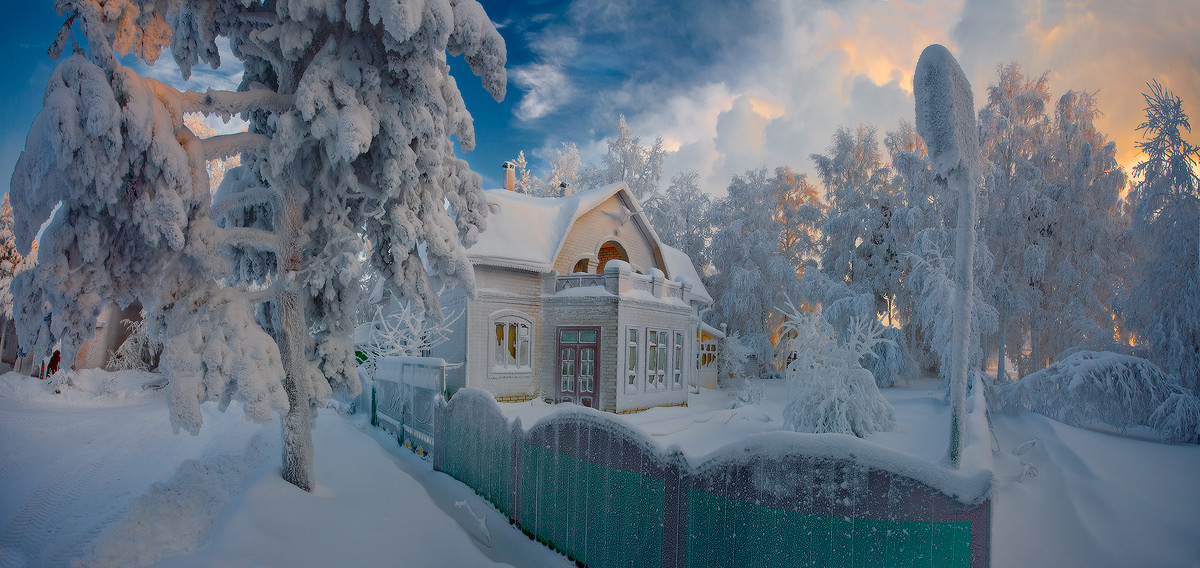
#> input picture prakt8/image.jpg, 1200 x 568 px
$ python run.py
#> lines starting #> are read from the running program, lines starting #| are printed output that depends on the picture
#!/usr/bin/env python
# -*- coding: utf-8 -*-

from PIL import Image
import numpy as np
from sklearn import linear_model
import matplotlib.pyplot as plt

# Открытие изображения и преобразование его в массив NumPy
im = Image.open('image.jpg')  # Укажите путь к изображению
#> im is the input picture: PIL image 1200x568 RGB; mean R, G, B 101.8, 114.2, 126.7
data = np.array(im.getdata()).reshape([im.height, im.width, 3])

# Функция для сжатия строки изображения с использованием полиномиальной регрессии


def compress_row(y, degree=5, bits_per_channel=4):
    # Создаем матрицу входных признаков
    x = np.arange(len(y))
    X = np.array([x**i for i in range(1, degree + 1)]).transpose()

    # Применяем полиномиальную регрессию
    lm = linear_model.LinearRegression()
    lm.fit(X, y)
    predicted = lm.predict(X)

    # Вычисляем разности и кодируем их
    diff = y - predicted
    threshold = 2**(bits_per_channel - 1) - 1
    diff_clipped = np.clip(diff, -threshold, threshold)

    # Восстанавливаем значения после сжатия
    y_compressed = np.clip(predicted + diff_clipped, 0, 255).astype(np.uint8)
    return y_compressed


# Применение сжатия ко всему изображению
bits = [3, 4, 5, 6, 7]  # Биты для различных вариантов сжатия
compressed_images = []

for b in bits:
    # Создаем копию изображения для каждого числа бит
    im_copy = im.copy()
    pix = im_copy.load()

    # Обрабатываем каждый канал и каждую строку изображения
    for row in range(im.height):
        for channel in range(3):  # RGB каналы
            y = data[row, :, channel]
            y_compressed = compress_row(y, degree=5, bits_per_channel=b)

            # Обновляем пиксели в строке для данного канала
            for col in range(im.width):
                l = list(pix[col, row])
                l[channel] = int(y_compressed[col])
                pix[col, row] = tuple(l)

    # Сохраняем результат сжатия
    compressed_images.append(im_copy)
    im_copy.save(f'ready_{b}_bits.png')
#> this loop made 5 passes
#> pass 1, `im_copy.save(f'ready_{b}_bits.png')`:
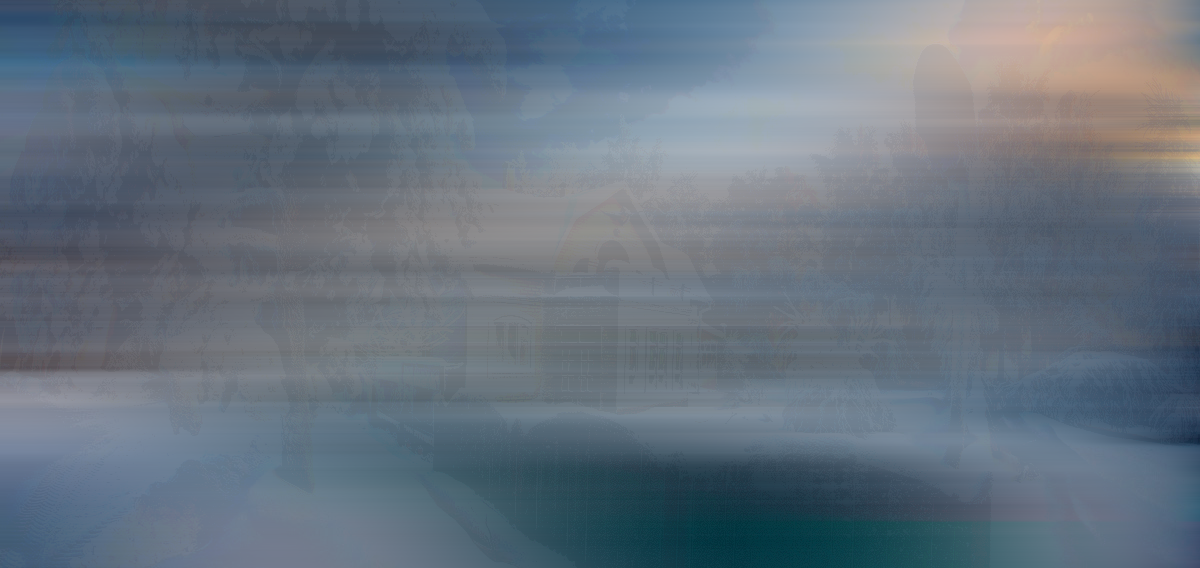
#> saved as ready_3_bits.png: PIL image 1200x568 RGB; mean R, G, B 101.4, 113.8, 126.4
#> after the loop, compressed_images = 5 items

# Визуализация изображений
fig, axs = plt.subplots(1, len(bits) + 1, figsize=(15, 5))
axs[0].imshow(im)
axs[0].set_title("Original")

for i, b in enumerate(bits):
    axs[i + 1].imshow(compressed_images[i])
    axs[i + 1].set_title(f"{b} bits")

plt.show()
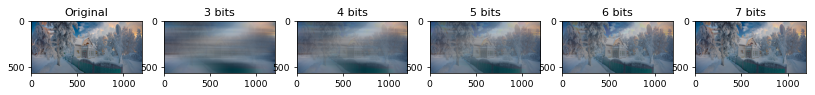
#> figure drawn by matplotlib, 6 panels
